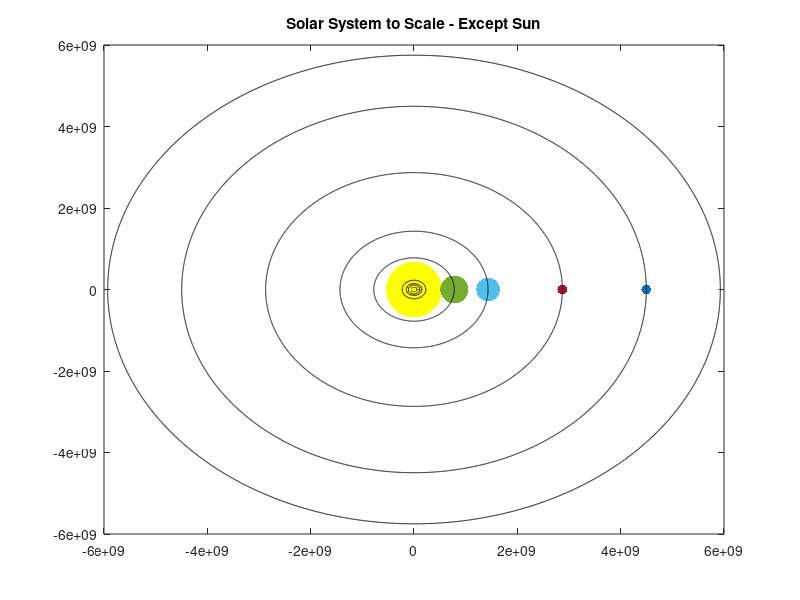

Source code (MATLAB): (Note: this script raises an error after producing the figure.)
%% Solar System Stuff
% TB 1/4/2018
clearvars -except data
close all
clc

%% Constants
G = 6.6741e-11; % Nm^2/kg^2
N = 2^12;
phi = (0:N-1)*(2*pi)/N;
fps = 30; % frames per second for "videos"
ts = 1/fps;
splanets = {'Mercury','Venus','Earth','Mars','Jupiter','Saturn','Uranus','Neptune','Pluto'};

% Load from file
% Column Numbers
rMass = 1; % Mass
rDia = 2; % Diameter
rDens = 3; % Density
rGrav = 4; % Gravity
rEV = 5; % Escape Velocity
rRP = 6; % Rotation Period
rDay = 7; % Length of Day
rDist = 8; % Distance from Sun
rPeri = 9; % Perihelion
rAph = 10; % Aphelion
rOrb = 11; % Orbital Period (days)
rOV = 12; % Orbital Velocity (km/s)
rOI = 13; % Orbital Inclination
rOE = 14; % Orbital Eccentricity
rObl = 15; % Obliquity to Orbit (deg)
rTemp = 16; % Temp, C
rMoon = 17; % N moons
rRing = 18; % Rings?
rHField = 19; % Magnetic Field
data = dlmread('planets.txt','\t',1,1);
data(rMass,:) = data(rMass,:)*1e24; % Mass (10^24kg)
data(rDist,:) = data(rDist,:)*1e6; % Distance from Sun (10^6km)
data(rPeri,:) = data(rPeri,:)*1e6; % Perihelion (10^6km)
data(rAph,:) = data(rAph,:)*1e6; % Aphelion(10^6km)


% Planets
Mercury = data(:,1);
Venus = data(:,2);
Earth = data(:,3);
Mars = data(:,4);
Jupiter = data(:,5);
Saturn = data(:,6);
Uranus = data(:,7);
Neptune = data(:,8);
Pluto = data(:,9);


%% Scale Image
f1 = figure;
plot(0,0,'.y','MarkerSize',2*data(rDia,5)/data(rDia,9))
title('Solar System to Scale - Except Sun')
ax = gca;
set(ax,'color','w')
hold on
for n = 1:9,
    R = data(rDist,n);
    dia = data(rDia,n)/data(rDia,9);
    plot(R,0,'.','MarkerSize',dia)
    a = data(rAph,n)/(1+data(rOE,n));
    b = a*sqrt(1-data(rOE,n).^2);
    xOrb = a*cos(phi)+data(rOE,n);
    yOrb = b*sin(phi);
    plot(xOrb,yOrb,'-k')
end
hold off

%% Orbits
% Get Planet
aPlanet = 3;
while ~(aPlanet >= 1 && aPlanet <= 9)
    aPlanet = input('\nSelect planet, [1-9], to see relative orbital revolutions: ');
end

% Get Number of REvolutions
NRev = 1;
while ~(NRev >= 1 && NRev <= 5)
    NRev = input('\nEnter number of revolutions [1-5]: ');
end
orbit(aPlanet,NRev);


%% Relative Ball Drop
aPlanet = 3;
while ~(aPlanet >= 1 && aPlanet <= 9)
    aPlanet = input('\nSelect planet, [1-9], to see relative ball drop: ');
end
Ht = 5;
while ~(Ht >= 1 && Ht <= 10)
    Ht = input('\nEnter height from ground: ');
end
reldrop(Ht,[]);
